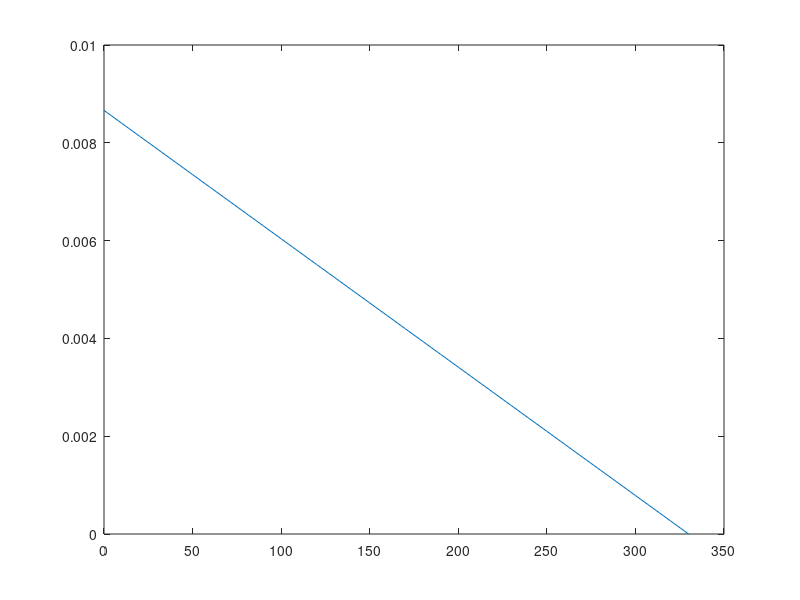

MATLAB code for this plot:

a1=18e-6;
a2=0.5e-6;
t0=330;
i=1;
h=1e-6;
for t=0:10:330
G(i)=(1.5*(a2-a1)*(t-t0))/h;
T(i)=t;
i=i+1;
end 
G1=G*(10^-6);
plot(T,G1);
